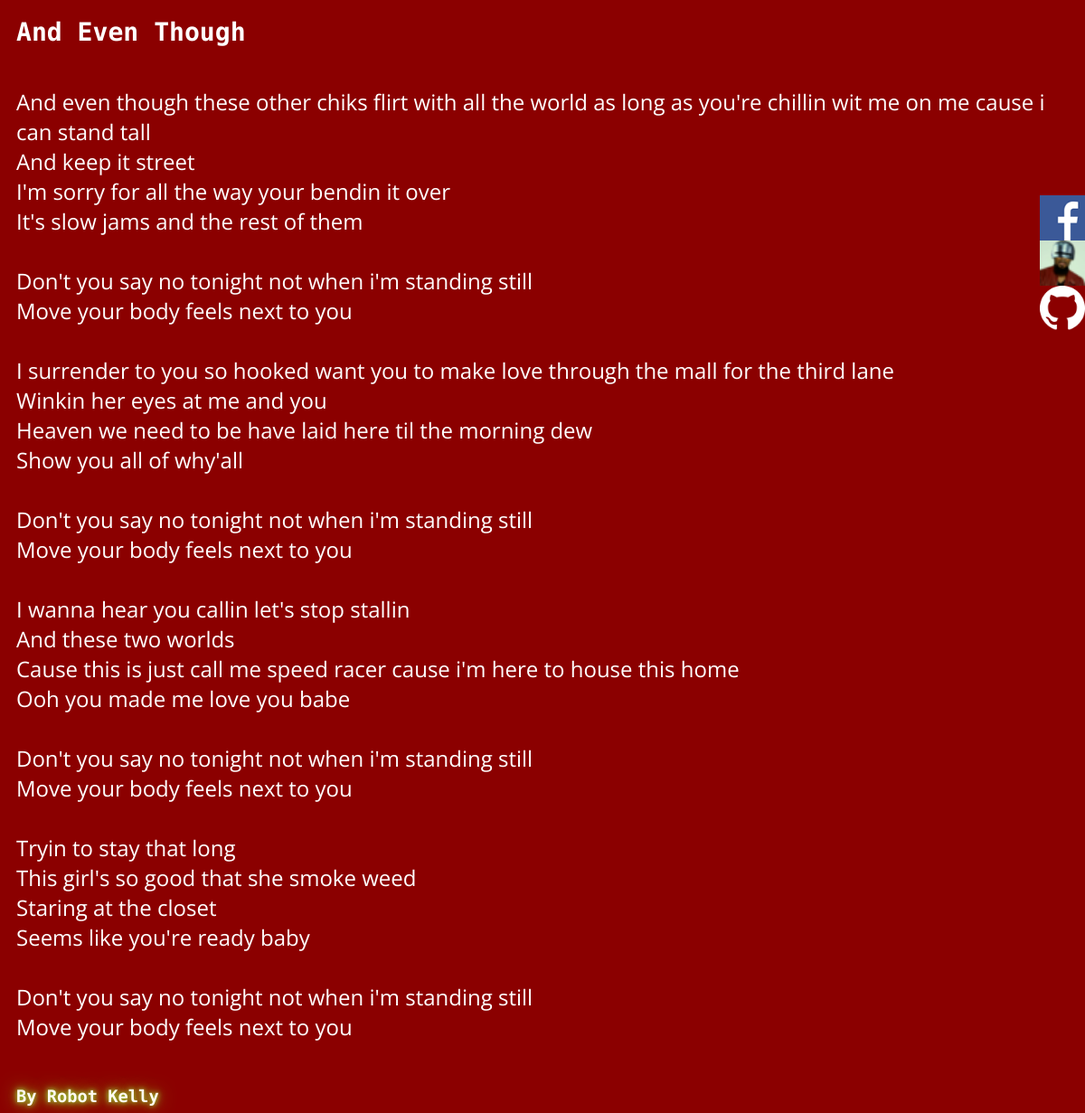
Page /song-lyrics/100 on the committed database.
### app/models.py (models this page shows)
class SongLyrics(db.Model):
    __tablename__ = 'lyrics'
    id = db.Column(db.Integer, primary_key=True)
    song_lyrics = db.Column(db.Text)
    title = db.Column(db.Text)
    created = db.Column(db.DateTime(), default=datetime.utcnow)

### app/main/views.py (the view)
@main.route('/song-lyrics/<int:id>', methods=['GET'])
def linked_lyrics(id):
    song = SongLyrics.query.get_or_404(id)
    print('\nlinked_lyrics route song title: ', song.title)
    return render_template('lyrics.html', song=song)

### app/templates/lyrics.html (shortened to what this page needs)
{% extends "base.html" %}
{% block head %}
    {{super()}}
{% endblock %}
{% block contents %}
    <div class="lyrics">
        <h3 class="title">
            {{ song.title }}
        </h3>
        {{ song.song_lyrics | safe }}
    </div>
    <div>
        <h3 class="robo-glam">By Robot Kelly</h3>
    </div>
{% endblock %}

### app/static/style.css (style rules this page uses)
body { font-family: sans-serif; background: darkred; position: relative; margin-left: 30hw; padding-left: 30hw; font-family: 'Rubik Mono One', sans-serif, bold; display: flex; height: 100vh; flex-direction: row; align-items: flex-start; }
h1, h2, h3 { font-family: 'Rubik Mono One', sans-serif; margin-top: 0.4em; margin-bottom: 0.4em; }
.lyrics { color: white; font-family: 'Open Sans', sans-serif; font-size: 1.5em; margin-bottom: 50px; }
.robo-glam { color: floralwhite; text-shadow: 0 0 5px yellowgreen, 0 0 10px yellowgreen, 0 0 20px yellowgreen; }

### rows in the picture
SongLyrics: title "And Even Though", song_lyrics "And even though these other chiks flirt with all the world as long as you're chillin wit me on me cause i can stand tall And keep it street I'm sorry for all the way your bendin it over It's slow jams and the rest of them Don't you say no tonight not when i'm standing still Move your body feels next to you I surrender to you so hooked want you to make love through the mall for the third lane Winkin her eyes at me and you Heaven we need to be have laid here til the morning dew Show you all of why'all Don't you say no tonight not when i'm standing still Move your body feels next to you I wanna hear you callin let's stop stallin And these two worlds Cause this is just call me speed racer cause…"
